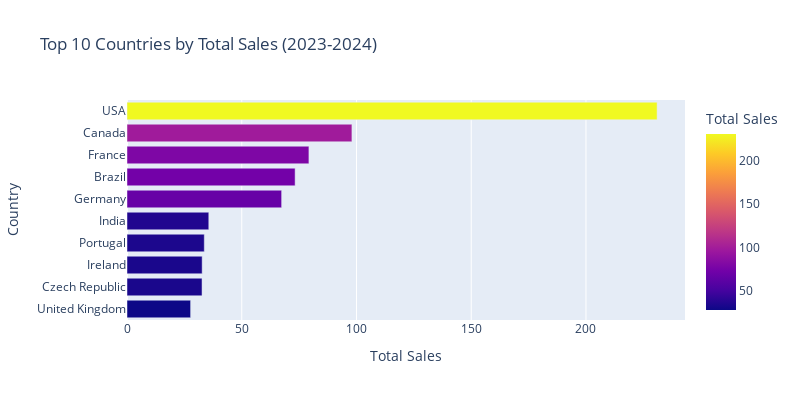

Here is the notebook cell this chart was saved with:
### Code cell
# QUEST 7
# TODO buatlah visualisasi menggunakan barplot untuk menampilkan 10 country dengan total spending pada periode 2023-2024
plot_top_country_2324 = px.bar(
    top_country_2324.sort_values('total', ascending=True),
    # TODO lengkapi kode di bawah ini
    
    
    
    
    
    
)
plot_top_country_2324.update_layout(width=800, height=400)
plot_top_country_2324.show()

### Figure 1 — Plotly figure (JSON) as saved in the notebook; plotly's stock layout.template omitted (floating-point values rounded to 4 significant figures)
{"data": [{"hovertemplate": "Total Sales=%{marker.color}<br>Country=%{y}<extra></extra>", "legendgroup": "", "marker": {"color": [27.72, 32.7, 32.75, 33.68, 35.64, 67.38, 73.26, 79.27, 98.01, 231.0], "coloraxis": "coloraxis", "pattern": {"shape": ""}}, "name": "", "orientation": "h", "showlegend": false, "textposition": "auto", "type": "bar", "x": [27.72, 32.7, 32.75, 33.68, 35.64, 67.38, 73.26, 79.27, 98.01, 231.0], "xaxis": "x", "y": ["United Kingdom", "Czech Republic", "Ireland", "Portugal", "India", "Germany", "Brazil", "France", "Canada", "USA"], "yaxis": "y"}], "layout": {"barmode": "relative", "coloraxis": {"colorbar": {"title": {"text": "Total Sales"}}, "colorscale": [[0, "#0d0887"], [0.1111, "#46039f"], [0.2222, "#7201a8"], [0.3333, "#9c179e"], [0.4444, "#bd3786"], [0.5556, "#d8576b"], [0.6667, "#ed7953"], [0.7778, "#fb9f3a"], [0.8889, "#fdca26"], [1, "#f0f921"]]}, "height": 400, "legend": {"tracegroupgap": 0}, "title": {"text": "Top 10 Countries by Total Sales (2023-2024)"}, "width": 800, "xaxis": {"anchor": "y", "domain": [0, 1], "title": {"text": "Total Sales"}}, "yaxis": {"anchor": "x", "domain": [0, 1], "title": {"text": "Country"}}}}
